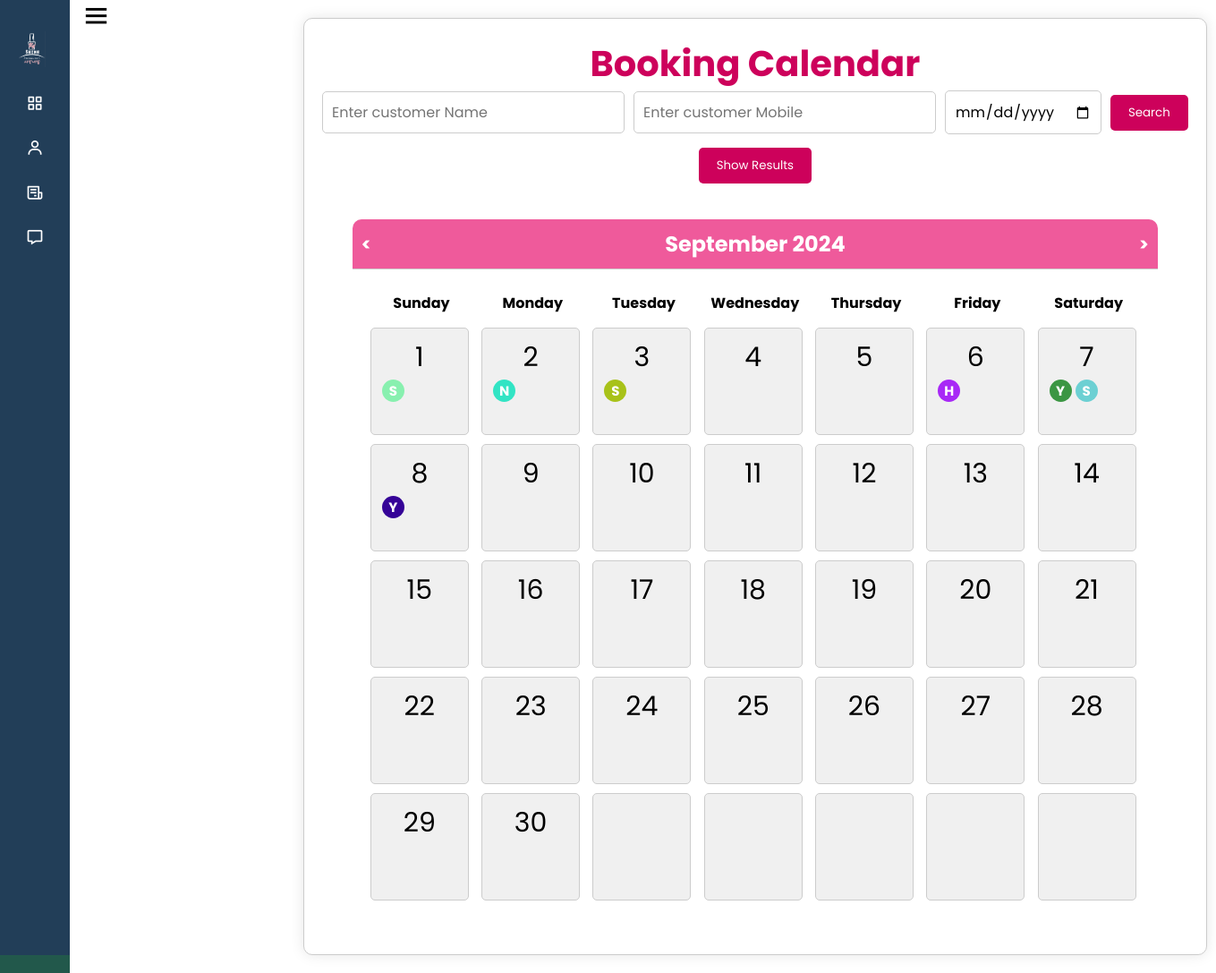
The page /order_main.php on the database its author committed.
### tables this page shows
CREATE TABLE IF NOT EXISTS `order` (
  `o_no` int(11) NOT NULL AUTO_INCREMENT,
  `o_c_no` int(11) NOT NULL,
  `o_date` date NOT NULL,
  `o_memo` text NOT NULL,
  `o_amount` decimal(10,0) DEFAULT NULL,
  `o_service_count` int(11) DEFAULT NULL,
  `o_pymt_method` varchar(15) DEFAULT NULL,
  `o_pro_no` int(11) DEFAULT NULL,
  PRIMARY KEY (`o_no`)
);

CREATE TABLE IF NOT EXISTS `customer` (
  `c_no` int(11) NOT NULL AUTO_INCREMENT,
  `c_name` varchar(30) NOT NULL,
  `c_mobile` varchar(11) NOT NULL,
  `c_birthday` date NOT NULL,
  `c_note` text NOT NULL,
  `c_cat` varchar(15) NOT NULL,
  `c_reg_date` date DEFAULT NULL,
  `c_is_del` varchar(15) DEFAULT NULL,
  `c_del_by` varchar(255) DEFAULT NULL,
  `c_del_time` timestamp NULL DEFAULT NULL,
  PRIMARY KEY (`c_no`)
);

### order_main.php (the view, shortened to what this page needs)
<?php
include 'common.php';
include "side_bar.php";
$searchName = '';
$searchMobile = '';
$searchDate = '';
function getOrderNamesByDate($date, $conn) {
    $orders = [];
    $sql = "SELECT o.o_no, o.o_c_no, c.c_name
            FROM `order` o
            JOIN customer c ON o.o_c_no = c.c_no
            WHERE o.o_date = ? ORDER BY o.o_no DESC";
    $stmt = $conn->prepare($sql);
    $stmt->bind_param('s', $date);
    $stmt->execute();
    $result = $stmt->get_result();
    while ($row = $result->fetch_assoc()) {
        $orders[] = $row;
    }
    return $orders;
}
$currentMonth = isset($_GET['month']) ? (int)$_GET['month'] : (new DateTime())->format('n') - 1;
$currentYear = isset($_GET['year']) ? (int)$_GET['year'] : (new DateTime())->format('Y');
function generateRandomColor() {
    return sprintf('#%06X', mt_rand(0, 0xFFFFFF));
}
?>
<!DOCTYPE html>
<html lang="en">
<head>
    <link rel="stylesheet" href="./css/feedback_main.css">
</head>
<body>
    <div class="container">
        <h1 style="color: #cd015b;">Booking Calendar </h1>
        <form method="POST" action="?search=true">
       <input type="text" id="name" name="name" placeholder="Enter customer Name" value="<?php echo $searchName; ?>">
            <input type="text" id="mobile" name="mobile" placeholder="Enter customer Mobile" value="<?php echo $searchMobile; ?>">
            <input type="date" id="date" name="date" value="<?php echo $searchDate; ?>">
            <button type="submit">Search</button>
        </form>
        <button id="showHideButton" class="show-hide-button" onclick="toggleTableVisibility()">Show Results</button>
        <div class="calendar-container">
            <div class="calendar-header">
                <span class="month-navigation"><a href="#" onclick="navigateMonth(-1)"> &lt; </a></span>
                <span class="month-year"><?php echo (new DateTime())->setDate($currentYear, $currentMonth + 1, 1)->format('F Y'); ?></span>
                <span class="month-navigation"><a href="#" onclick="navigateMonth(1)"> &gt; </a></span>
            </div>
            <div class="calendar-body">
            <?php
                $weekdays = ['Sunday', 'Monday', 'Tuesday', 'Wednesday', 'Thursday', 'Friday', 'Saturday'];
                foreach ($weekdays as $weekday) {
                    echo "<div class='calendar-day-title'>$weekday</div>";
                }
                $firstDay = new DateTime($currentYear . '-' . ($currentMonth + 1) . '-01');
                $firstDayOfWeek = $firstDay->format('w');
                $daysInMonth = $firstDay->format('t');
                $calendarDays = array_fill(0, $firstDayOfWeek, '');
                for ($day = 1; $day <= $daysInMonth; $day++) {
                    $calendarDays[] = $day;
                }
                $totalCells = ceil(count($calendarDays) / 7) * 7;
                $calendarDays = array_pad($calendarDays, $totalCells, '');
                foreach ($calendarDays as $key => $day) {
                    echo '<div class="calendar-day">';
                    if ($day !== '') {
                        $dateStr = sprintf('%04d-%02d-%02d', $currentYear, $currentMonth + 1, $day);
                        $orders = getOrderNamesByDate($dateStr, $conn);
                        echo "<a href=\"#\" onclick=\"handleCalendarClick($day)\">$day</a>";
                        if (!empty($orders)) {
                            echo "<div class='cusotmer_name' style='display: flex; flex-wrap: wrap; '>";
                            $displayedCustomers = 0;
                            foreach ($orders as $order) {
                                if ($displayedCustomers < 6) {
                                    $initial = strtoupper(substr($order['c_name'], 0, 1));
                                    $color = generateRandomColor();
                                    echo "<a href='order_view.php?o_no=" . urlencode($order['o_no']) . "' style='text-decoration: none;'>";
                                    echo "<span class='customer-initial' style='background-color: $color; border-radius: 50%; display: inline-block; width: 25px; height: 25px; text-align: center; line-height: 25px; color: white; font-weight: bold;' data-fullname='" . htmlspecialchars($order['c_name']) . "'>$initial</span>";
                                    echo "</a>";
                                    $displayedCustomers++;
                                }
                            }
                            echo "</div>";
                        }
                    }
                    echo '</div>';
                }
                ?>
            </div>
        </div>
    </div>
</body>
</html>

### css/side_bar.css (style rules this page uses)
* { margin: 0; padding: 0; box-sizing: border-box; font-family: 'Poppins', sans-serif; }
body { display: flex; margin-right: 10%; }

### css/feedback_main.css (style rules this page uses)
.container { width: 100%; margin: 20px; margin-left: 280px;; padding: 20px; background-color: #fff; border: 1px solid #ccc; border-radius: 10px; box-shadow: 0 0 15px rgba(0, 0, 0, 0.1); }
h1 { text-align: center; font-size: 40px; color: #cd015b; }
form { display: flex; flex-wrap: nowrap; justify-content: center; gap: 10px; align-items: center; }
input[type="text"], input[type="date"] { padding: 10px; font-size: 16px; border: 1px solid #ccc; border-radius: 5px; }
button { padding: 10px 20px; background-color: #cd015b; color: #ffffff; border: none; border-radius: 5px; cursor: pointer; transition: background-color 0.3s ease; }
.calendar-container { width: 100%; max-width: 900px; display: flex; flex-direction: column; align-items: center; margin: 20px auto; }
.calendar-header { display: flex; justify-content: space-between; align-items: center; padding: 10px; border-bottom: 1px solid #ccc; background-color: #ef5a9b; border-radius: 10px 10px 0 0; width: 100%; }
.calendar-header a { text-decoration: none; font-size: 20px; transition: color 0.3s; color: white; font-weight: bold; }
.calendar-header .month-year { font-size: 18px; font-weight: bold; color: white; }
.calendar-body { display: grid; grid-template-columns: repeat(7, 1fr); gap: 10px; padding: 20px; width: 100%; color: black; }
.calendar-day { padding: 10px; text-align: center; border: 1px solid #ccc; border-radius: 5px; background-color: #f0f0f0; }
.calendar-day-title { font-weight: bold; text-align: center; }
.calendar-day a { text-decoration: none; color: inherit; display: block; transition: background-color 0.3s; }
.show-hide-button { display: block; margin: 15px auto; padding: 10px 20px; background-color: #cd015b; color: #ffffff; border: none; border-radius: 5px; cursor: pointer; transition: background-color 0.3s ease; }
@media (min-width: 1025px) { .calendar-body { grid-template-columns: repeat(7, 1fr); } }
@media (min-width: 1025px) { .calendar-header .month-year { font-size: 24px; } }
@media (min-width: 1025px) { .calendar-day-title { font-size: 16px; padding: 5px; font-weight: bold; text-align: center; } }
@media (min-width: 1025px) { .calendar-day { font-size: 30px; width: 110px; height: 120px; } }
@media (min-width: 1025px) { .cusotmer_name { font-size: 15px; } }

### order_main.php (style rules this page uses)
.calendar-day { position: relative; }
.customer-initial { display: inline-block; width: 20px; height: 20px; border-radius: 50%; text-align: center; line-height: 20px; color: white; font-weight: bold; margin: 2px; cursor: pointer; }

### rows shown on the page
order: customer.c_name "S"
order: customer.c_name "N"
order: customer.c_name "S"
order: customer.c_name "H"
order: customer.c_name "Y"
order: customer.c_name "S"
order: customer.c_name "Y"

### other values the page prints
$weekday "Sunday"
$weekday "Monday"
$weekday "Tuesday"
$weekday "Wednesday"
$weekday "Thursday"
$weekday "Friday"
$weekday "Saturday"
$day "1"
$day "2"
$day "3"
$day "4"
$day "5"
$day "6"
$day "7"
$day "8"
